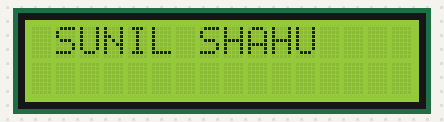
This sketch was run on a simulated Arduino Uno, built with avr-gcc and run on an emulated ATmega328P. Shown: 16×2 character LCD.

Above: at 0.1 s.
At 4.1 s:
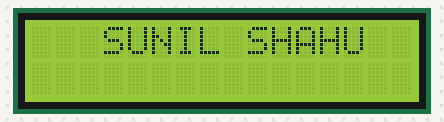
At 8.6 s:
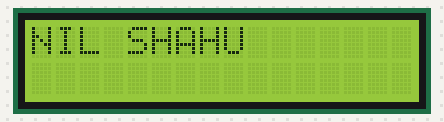
At 17.1 s:
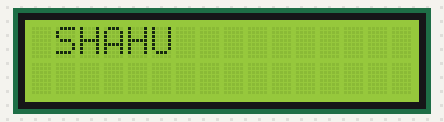
At 25.6 s:
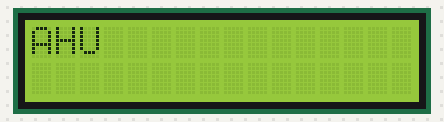
At 34.6 s:
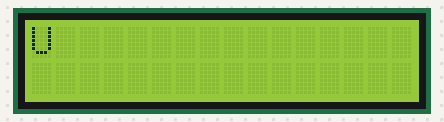

The sketch:

Q3.ino
```cpp
#include<LiquidCrystal.h>
const int rs=5,en=6,d4=7,d5=8,d6=9,d7=10;
LiquidCrystal lcd(rs,en,d4,d5,d6,d7);
void setup() {
 lcd.begin(16,2);
 lcd.setCursor(0,0);
 lcd.print("SUNIL SHAHU");

}

void loop() {

  for(int i=11;i<17;i++){
    lcd.scrollDisplayRight();
    delay(500);
  }
  for(int i=17;i<27;i++){
    lcd.scrollDisplayLeft();
    delay(500);
  }

}
```

Measured:
- what the display in image 1 shows lasts 0.5 s, from 4.1 s to 4.6 s
